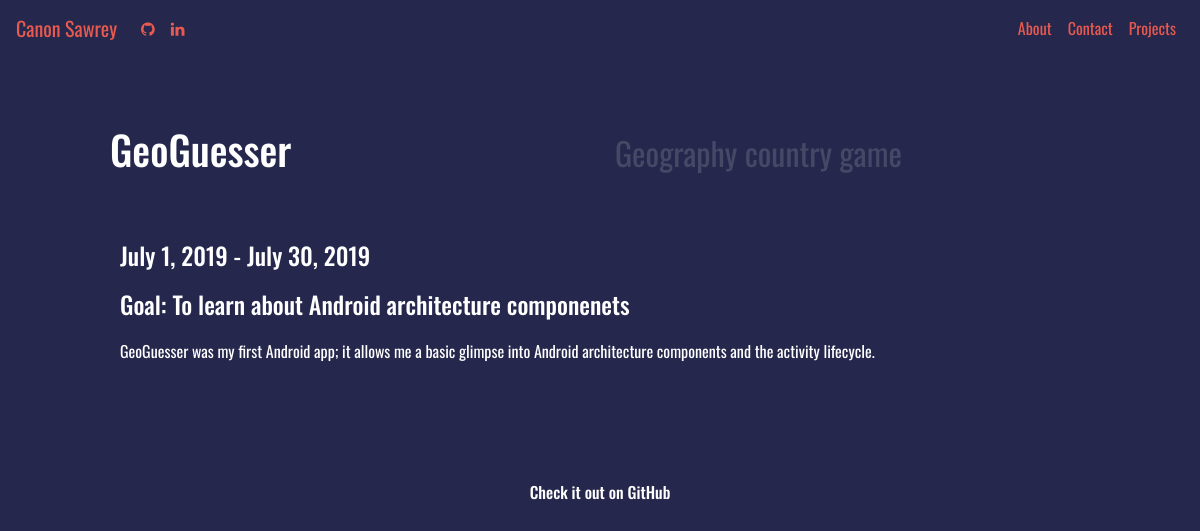
The app's page /projects/2/ with its own data.
### projects/models.py (models this page shows, shortened)
class Project(models.Model):
    title = models.CharField(max_length=50)
    subtitle = models.CharField(null=True, blank=True, max_length=50)
    abstract = models.CharField(max_length=300)
    goal = models.CharField(max_length=200)
    start_date = models.DateField()
    end_date = models.DateField(null=True, blank=True)
    github_link = models.CharField(null=True, blank=True, max_length=100)
    platforms = models.CharField(null=True, max_length=100)
    languages = models.CharField(null=True, max_length=100)
    blurb = models.TextField()

### projects/views.py (the view)
# urls.py: path('<int:project_id>/', views.detail, name='detail')
def detail(request, project_id):
    project = get_object_or_404(Project, pk=project_id)
    return render(request, 'projects/detail.html', {'project': project})

### projects/templates/projects/detail.html (shortened to what this page needs)
{% extends "base.html" %}
{% block content %}
{% load static %}
<link rel="stylesheet"href="{% static 'projects/style.css' %}">
<div class="container">
    <div class="row" >
        <div class="col-sm-6 title">
            <h1>{{ project.title }}</h1>
        </div>
        <div class="col-sm-6 subtitle">
            <h1><small>{{ project.subtitle }}</small></h1>
        </div>
    </div>
    <div class="row">
        <div class="col">
            {% if project.end_date is None %}
                <h4 class="project-detail">{{ project.start_date }} - In Progress</h4>
            {% else %}
                <h4 class="project-detail">{{ project.start_date }} - {{ project.end_date }}</h4>
            {% endif %}
                <h4 class="project-detail">Goal: {{project.goal}}</h4>
                <p class="project-detail text-justify">{{ project.blurb }}</p>
        </div>
    </div>
    <div class="row">
        <div class="col">
            <a href="{{ project.github_link }}">
                <h6 class="text-center github-link drop-shadow">Check it out on GitHub</h6>
            </a>
        </div>
    </div>
</div>
{% endblock content %}

### static/personal_website/base.css (style rules this page uses)
html, body { background-color: #25274d; font-family: 'Oswald', sans-serif !important; color: #fff; }

### projects/static/projects/style.css (style rules this page uses)
.row { margin: 50px; color: #fff; }
.subtitle { color: #464866; }
.project-detail { margin: 0px; padding: 10px; }
.container { color: #fff; }
a:link { text-decoration: none; color: white; }
.github-link { padding: 30px; margin: 30px; }

### records on screen
Project: title "GeoGuesser", subtitle "Geography country game", start_date "July 1, 2019", end_date "July 30, 2019", goal "To learn about Android architecture componenets", blurb "GeoGuesser was my first Android app; it allows me a basic glimpse into Android architecture components and the activity lifecycle."
